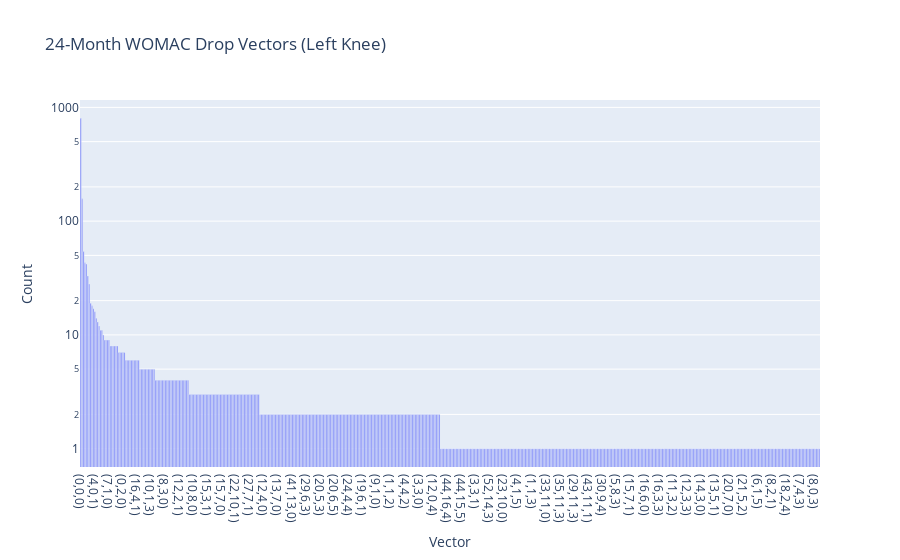
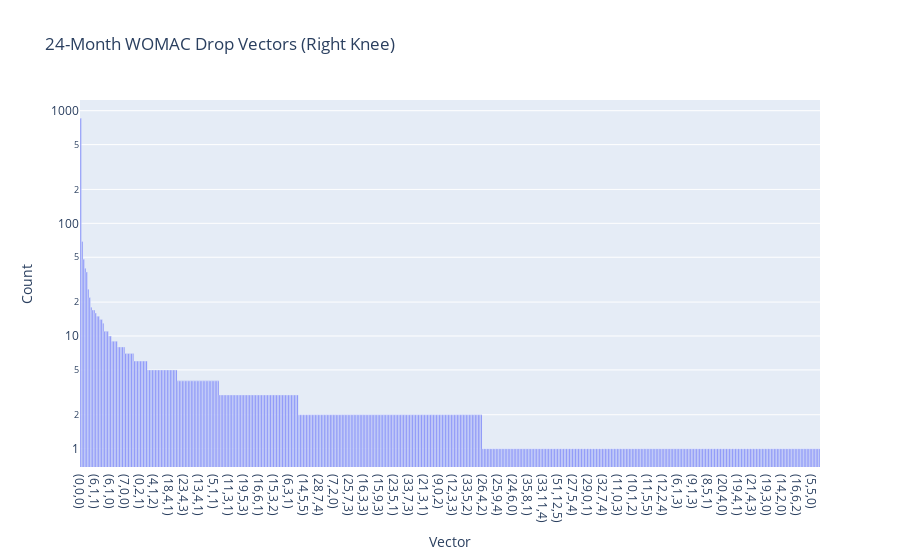

Notebook source saved alongside these figures, in order:
### Markdown cell above
## 24-Month WOMAC Distribution on Drop Dataset

### Code cell
from scripts.womac.womac_distribution import v03_womac_drop_vectors_left, v03_womac_drop_vectors_right

display(v03_womac_drop_vectors_left)
v03_womac_drop_vectors_left_chart = px.bar(v03_womac_drop_vectors_left,x='Vector',y='Count',log_y=True,title='24-Month WOMAC Drop Vectors (Left Knee)')
display(v03_womac_drop_vectors_left_chart)

display(v03_womac_drop_vectors_right)
v03_womac_drop_vectors_right_chart = px.bar(v03_womac_drop_vectors_right,x='Vector',y='Count',log_y=True, title='24-Month WOMAC Drop Vectors (Right Knee)')
display(v03_womac_drop_vectors_right_chart)

### Figure 1 — Plotly figure (JSON) as saved in the notebook; plotly's stock layout.template omitted (floating-point values rounded to 4 significant figures; data arrays with more than 128 entries replaced by an {"elided": "..."} marker saying what was removed)
{"data": [{"hovertemplate": "Vector=%{x}<br>Count=%{y}<extra></extra>", "legendgroup": "", "marker": {"color": "#636efa", "pattern": {"shape": ""}}, "name": "", "orientation": "v", "showlegend": false, "textposition": "auto", "x": {"elided": "524 str values"}, "xaxis": "x", "y": {"elided": "524 int values"}, "yaxis": "y", "type": "bar"}], "layout": {"xaxis": {"anchor": "y", "domain": [0.0, 1.0], "title": {"text": "Vector"}}, "yaxis": {"anchor": "x", "domain": [0.0, 1.0], "title": {"text": "Count"}, "type": "log"}, "legend": {"tracegroupgap": 0}, "title": {"text": "24-Month WOMAC Drop Vectors (Left Knee)"}, "barmode": "relative"}}

### Figure 2 — Plotly figure (JSON) as saved in the notebook; plotly's stock layout.template omitted (floating-point values rounded to 4 significant figures; data arrays with more than 128 entries replaced by an {"elided": "..."} marker saying what was removed)
{"data": [{"hovertemplate": "Vector=%{x}<br>Count=%{y}<extra></extra>", "legendgroup": "", "marker": {"color": "#636efa", "pattern": {"shape": ""}}, "name": "", "orientation": "v", "showlegend": false, "textposition": "auto", "x": {"elided": "495 str values"}, "xaxis": "x", "y": {"elided": "495 int values"}, "yaxis": "y", "type": "bar"}], "layout": {"xaxis": {"anchor": "y", "domain": [0.0, 1.0], "title": {"text": "Vector"}}, "yaxis": {"anchor": "x", "domain": [0.0, 1.0], "title": {"text": "Count"}, "type": "log"}, "legend": {"tracegroupgap": 0}, "title": {"text": "24-Month WOMAC Drop Vectors (Right Knee)"}, "barmode": "relative"}}
